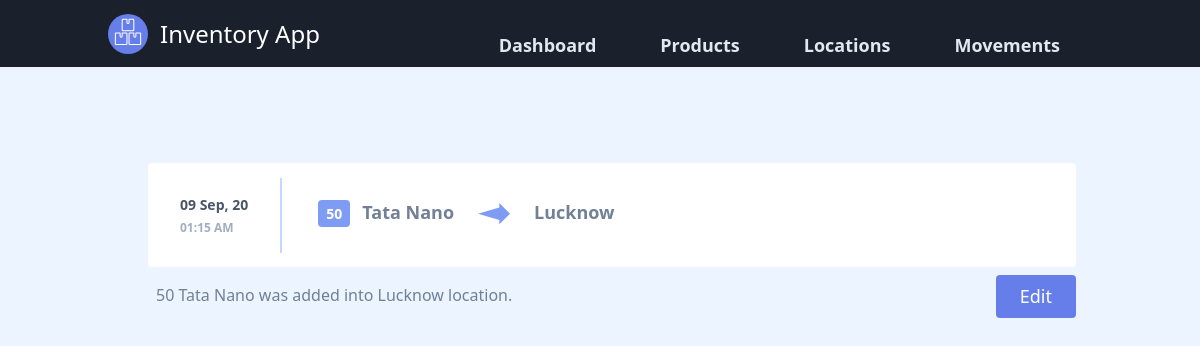
Before: /movement/8/50 with the older database file.
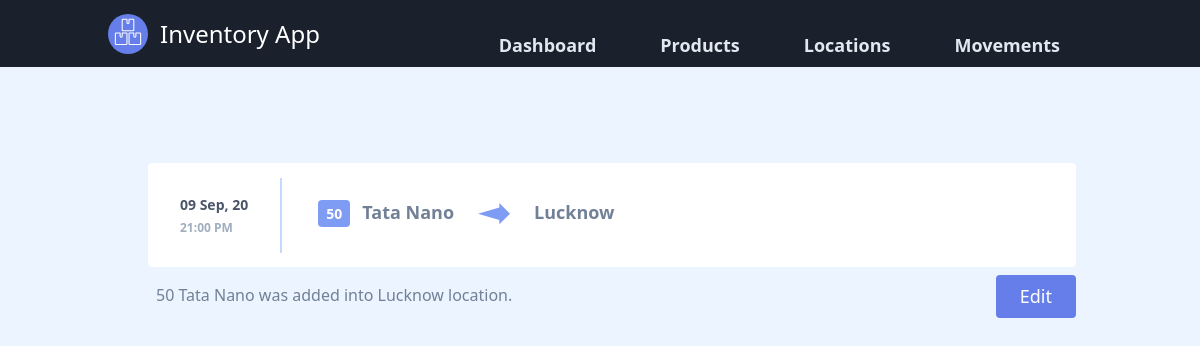
After: the same page with the newer database file.
### inventory/models.py (models this page shows, shortened)
class StaticMovement(db.Model):
    movement_id = db.Column(db.Integer, primary_key=True)
    timestamp = db.Column(db.DateTime, nullable=False, default=datetime.now)
    from_location = db.Column(db.String(20), db.ForeignKey('location.location_id'))
    to_location = db.Column(db.String(20), db.ForeignKey('location.location_id'))
    product_id = db.Column(db.Integer, db.ForeignKey('product.product_id'), nullable=False)
    qty = db.Column(db.Integer, nullable=False)

### inventory/movements/routes.py (the view)
@movements_bp.route("/movement/<int:movement_id>")
@movements_bp.route("/movement/<int:movement_id>/<int:qty>")
def movement(movement_id, qty=None):
    movement = StaticMovement.query.get_or_404(movement_id)
    products = Product.query
    return render_template('movement.html', title='Update Moved Product', movement=movement, products=products, qty=qty)

### inventory/templates/movement.html (shortened to what this page needs)
{% extends "layout.html" %}
{% block content %}
<section class="text-gray-700 body-font">
    <div class="container mx-auto px-12 py-24 md:flex-row flex-col items-center">
        <a class="flex w-full bg-white mx-3 mb-1 rounded" href="{{ url_for('movements_bp.movement', movement_id=movement.movement_id) }}">
            <div class="self-center p-2 sm:py-4 sm:px-8 flex-row border-r-2 border-indigo-200">
                <div class="mb-1 font-semibold text-xs sm:text-sm">{{ movement.timestamp.strftime('%d %b, %y') }}</div>
                <div class="text-gray-500 font-bold text-xs ">{{ movement.timestamp.strftime('%H:%M %p') }}</div>
            </div>
            <div class="flex-1 sm:py-4 sm:px-6">
                <div class= "text-gray-600 py-1 sm:py-2 sm:flex">
                    <div class="mx-2 sm:mx-0 p-2 sm:p-3 border-b-2 border-indigo-200 sm:border-b-0">
                        <span class="rounded text-white bg-indigo-400 py-1 px-2 text-xs sm:text-sm font-bold mr-2">{% if qty == None %}{{ movement.qty }}{% else %}{{ qty }}{% endif %}</span>
                        <span class="font-semibold text-sm sm:text-lg">{{ products.get(movement.product_id).product_name }}</span>
                    </div>
                    <div class="flex p-3 {% if not movement.to_location %} flex-row-reverse float-left {% endif %}">
                        <span class="inline-block {% if not movement.to_location %} mr-4 {% endif %}">
                            <svg class="fill-current text-indigo-400 h-6 w-6 sm:h-8 sm:w-8" {% if not movement.to_location %} transform="rotate(180)" {% endif %}  viewBox="0 1 24 24">
                                <path d="M16 7.328V4l8 8-8 8v-3.328L0 12z"/>
                            </svg>
                        </span>
                        <span class="font-semibold text-sm sm:text-lg mx-2 md:ml-6 {% if not movement.to_location %} hidden {% endif %}">{{ movement.to_location }}</span>
                    </div>
                </div>
            </div>
        </a>
        <div class="flex justify-between ml-3 -mr-3 mt-2">
            <div class="p-2 text-gray-600">
                {% if qty == None %}{{ movement.qty }}{% else %}{{ qty }}{% endif %} {{ products.get(movement.product_id).product_name }} was
                {% if movement.from_location and movement.to_location %}
                    moved from {{ movement.from_location }} location to {{ movement.to_location }} location.
                {% elif not movement.from_location %}
                    added into {{ movement.to_location }} location.
                {% elif not movement.to_location %}
                    removed from {{ movement.from_location }} location.
                {% endif %}
            </div>
            <div class="flex content-end">
                <a href="{{ url_for('movements_bp.update_movement', movement_id=movement.movement_id) }}" class="inline-flex self-center text-white bg-indigo-500 border-0 py-2 px-6 focus:outline-none hover:bg-indigo-600 rounded text-lg cursor-pointer">Edit</a>
            </div>
        </div>
    </div>
</section>
{% endblock content %}

Changed rows visible on the page:
changed StaticMovement "Lucknow": timestamp "01:15 AM" → "21:00 PM"
